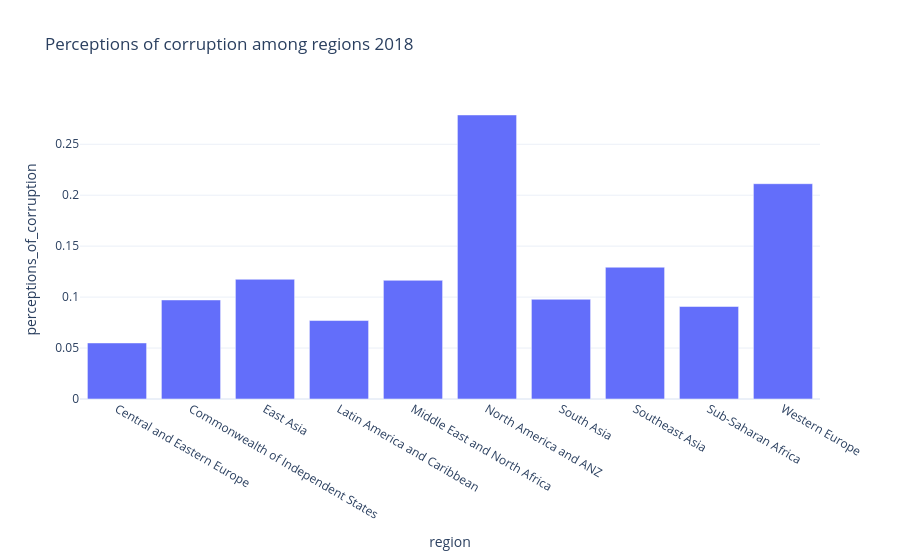

Notebook source saved alongside this figure:
### Markdown cell above
To check this hypothesis I will analyze perceptions of corruption in 2018 and 2023 as I want to see how it changed after 5 years to make more accurate conclusion. There I decided to use Plotly to build Bar Charts for visual presence.

### Code cell
corruption_in_regions = world_happiness_2018.groupby('region')['perceptions_of_corruption'].mean().reset_index()

fig = px.bar(corruption_in_regions, x='region', y='perceptions_of_corruption',
             title='Perceptions of corruption among regions 2018',
             labels={'perceptions_of_corruption': 'perceptions_of_corruption', 'region': 'region'}, template='plotly_white' )

fig.show()

### Figure 1 — Plotly figure (JSON) as saved in the notebook; plotly's stock layout.template omitted (floating-point values rounded to 4 significant figures)
{"data": [{"alignmentgroup": "True", "hovertemplate": "region=%{x}<br>perceptions_of_corruption=%{y}<extra></extra>", "legendgroup": "", "marker": {"color": "#636efa", "pattern": {"shape": ""}}, "name": "", "offsetgroup": "", "orientation": "v", "showlegend": false, "textposition": "auto", "type": "bar", "x": ["Central and Eastern Europe", "Commonwealth of Independent States", "East Asia", "Latin America and Caribbean", "Middle East and North Africa", "North America and ANZ", "South Asia", "Southeast Asia", "Sub-Saharan Africa", "Western Europe"], "xaxis": "x", "y": [0.055, 0.0972, 0.1175, 0.077, 0.1165, 0.2787, 0.09786, 0.1293, 0.09079, 0.2113], "yaxis": "y"}], "layout": {"autosize": true, "barmode": "relative", "legend": {"tracegroupgap": 0}, "title": {"text": "Perceptions of corruption among regions 2018"}, "xaxis": {"anchor": "y", "autorange": true, "domain": [0, 1], "range": [-0.5, 9.5], "title": {"text": "region"}, "type": "category"}, "yaxis": {"anchor": "x", "autorange": true, "domain": [0, 1], "range": [0, 0.2934], "title": {"text": "perceptions_of_corruption"}, "type": "linear"}}}
